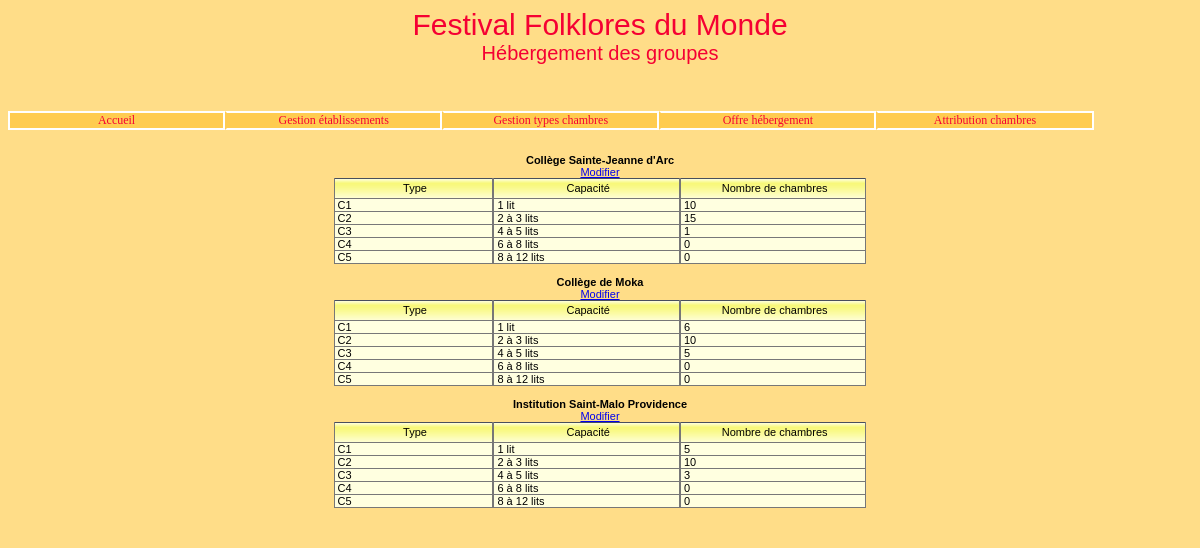
The page /index.php?uc=offreHeberge on the database its author committed.
### tables this page shows
CREATE TABLE IF NOT EXISTS `etablissement` (
  `id` char(8) NOT NULL,
  `nom` varchar(45) NOT NULL,
  `adresseRue` varchar(45) NOT NULL,
  `codePostal` char(5) NOT NULL,
  `ville` varchar(35) NOT NULL,
  `tel` varchar(13) NOT NULL,
  `adresseElectronique` varchar(70) DEFAULT NULL,
  `type` tinyint(4) NOT NULL,
  `civiliteResponsable` varchar(12) NOT NULL,
  `nomResponsable` varchar(25) NOT NULL,
  `prenomResponsable` varchar(25) DEFAULT NULL,
  PRIMARY KEY (`id`)
);

CREATE TABLE IF NOT EXISTS `typechambre` (
  `id` char(2) NOT NULL,
  `libelle` varchar(15) NOT NULL,
  PRIMARY KEY (`id`)
);

CREATE TABLE IF NOT EXISTS `offre` (
  `idEtab` char(8) NOT NULL,
  `idTypeChambre` char(2) NOT NULL,
  `nombreChambres` int(11) NOT NULL,
  PRIMARY KEY (`idEtab`,`idTypeChambre`),
  KEY `idTypeChambre` (`idTypeChambre`)
);

### modele/class.pdofestival.inc.php (called while the page is built, shortened)
<?php
class PdoFestival
{
    private static $serveur = 'mysql:host=localhost';
    private static $bdd = 'dbname=festival';
    private static $user = 'festival';
    private static $mdp = 'secret';
    private static $monPdo;
    private static $monPdoFestival = null;
    private function __construct()
    {
        PdoFestival::$monPdo = new PDO(
            PdoFestival::$serveur . ';' . PdoFestival::$bdd,
            PdoFestival::$user,
            PdoFestival::$mdp
        );
        PdoFestival::$monPdo->query('SET CHARACTER SET utf8');
    }
    public static function getPdoFestival()
    {
        if (PdoFestival::$monPdoFestival == null) {
            PdoFestival::$monPdoFestival = new PdoFestival();
        }
        return PdoFestival::$monPdoFestival;
    }
    public function obtenirReqIdNomEtablissements()
    {
        $requetePrepare = PdoFestival::$monPdo->prepare(
            'SELECT id, nom '
            . 'FROM Etablissement '
            . 'ORDER BY id'
        );
        $requetePrepare->execute();
        return $requetePrepare->fetchAll();
    }
    public function obtenirNbEtab()
    {
        $requetePrepare = PdoFestival::$monPdo->prepare(
            'SELECT COUNT(*) AS nombreEtab FROM Etablissement'
        );
        $requetePrepare->execute();
        return $requetePrepare->fetch(PDO::FETCH_OBJ)->nombreEtab;
    }
    public function obtenirReqTypesChambres()
    {
        $requetePrepare = PdoFestival::$monPdo->prepare(
            'SELECT * FROM TypeChambre'
        );
        $requetePrepare->execute();
        return $requetePrepare->fetchAll();
    }
    public function obtenirNbTypesChambres()
    {
        $requetePrepare = PdoFestival::$monPdo->prepare(
            'SELECT COUNT(*) AS nombreTypesChambres FROM TypeChambre'
        );
        $requetePrepare->execute();
        return $requetePrepare->fetch(PDO::FETCH_OBJ)->nombreTypesChambres;
    }
    public function obtenirNbOffre($idEtab, $idTypeChambre)
    {
        $requetePrepare = PdoFestival::$monPdo->prepare(
            'SELECT nombreChambres '
            . 'FROM Offre '
            . 'WHERE idEtab=:unIdEtab AND idTypeChambre=:unIdTypeChambre'
        );
        $requetePrepare->bindParam(':unIdEtab', $idEtab, PDO::PARAM_STR);
        $requetePrepare->bindParam(':unIdTypeChambre', $idTypeChambre, PDO::PARAM_STR);
        $requetePrepare->execute();
        $res = $requetePrepare->fetch(PDO::FETCH_OBJ);
        return ($res) ? $res->nombreChambres : 0;
    }
}

### vues/OffreHebergement/v_ConsulterOffreHebergement.php (the view, shortened to what this page needs)
<?php
if ($nbEtab != 0 && $nbTypesChambres != 0) {
    foreach ($lesEtabs as $unEtab) {
        $idEtab = $unEtab['id'];
        $nom = $unEtab['nom'];
        ?>
        <strong><?= $nom ?></strong><br>
        <a href='?uc=offreHeberge&action=demanderModifierOffre&idEtab=<?= $idEtab ?>'>Modifier</a>
        <table width='45%' cellspacing='0' cellpadding='0' class='tabQuadrille'>
            <tr class='enTeteTabQuad'>
                <td width='30%'>Type</td>
                <td width='35%'>Capacité</td>
                <td width='35%'>Nombre de chambres</td>
            </tr>
            <?php
            $lesTypesChambres = $pdo->obtenirReqTypesChambres();
            foreach ($lesTypesChambres as $unTypeChambre) {
                $idTypeChambre = $unTypeChambre['id'];
                $libelle = $unTypeChambre['libelle'];
                ?>
                <tr class='ligneTabQuad'>
                    <td><?= $idTypeChambre ?></td>
                    <td><?= $libelle ?></td>
                    <?php
                    $nbOffre = $pdo->obtenirNbOffre($idEtab, $idTypeChambre);
                    ?>
                    <td><?= $nbOffre ?></td>
                </tr>
                <?php
            }
            ?>
        </table><br>
        <?php
    }
}

### vues/v_debut.inc.php (shortened to what this page needs)
<!DOCTYPE HTML PUBLIC "-//W3C//DTD HTML 4.01 Transitional//EN"
    "http://www.w3.org/TR/html4/loose.dtd">
<html lang="fr">
    <head>
        <link href="css/cssGeneral.css" rel="stylesheet" type="text/css">
        <link href="css/cssOnglets.css" rel="stylesheet" type="text/css">
    </head>
    <body class='basePage'>
        <table width="100%" cellpadding="0" cellspacing="0">
            <tr>
                <td class="titre">Festival Folklores du Monde <br>
                    <span id="texteNiveau2" class="texteNiveau2">H&eacute;bergement des groupes</span><br>&nbsp;
                </td>
            </tr>
            <tr>
                <td>
                    <?php include('includes/onglets.inc.php'); ?>
                    <div id='barreMenus'>
                        <ul class='menus'>
                            <?php construireMenu('Accueil', 'index.php', 1); ?>
                            <?php construireMenu('Gestion établissements', 'index.php?uc=gestEtabs', 2); ?>
                        </ul>
                    </div>
                </td>
            </tr>
            <tr>
                <td class="basePage">
                    <br><center><br>

### includes/onglets.inc.php
<?php
function construireMenu($nom, $adr, $i)
{
    $url = filter_input(INPUT_SERVER, 'PHP_SELF', FILTER_SANITIZE_URL);
    $queryString = filter_input(INPUT_SERVER, 'QUERY_STRING', FILTER_SANITIZE_STRING);
    if ($queryString !== '') {
        $pageActuelle = substr($url, strrpos($url, '/') + 1) . '?' . $queryString;
    } else {
        $pageActuelle = substr($url, strrpos($url, '/') + 1);
    }
    if ($pageActuelle === $adr) {
        if ($i === 1) {
            echo '<li class="ongletOuvertPrem">' . $nom . '</li>';
        } else {
            echo '<li class="ongletOuvert">' . $nom . '</li>';
        }
    } else {
        if ($i === 1) {
            echo '<li class="ongletPrem"><a href="' . $adr . '">' . $nom . '</a></li>';
        } else {
            echo '<li class="onglet"><a href="' . $adr . '">' . $nom . '</a></li>';
        }
    }
}

### index.php (shortened to what this page needs)
<?php
require_once 'modele/class.pdofestival.inc.php';
$pdo = PdoFestival::getPdoFestival();
require 'vues/v_debut.inc.php';
$uc = filter_input(INPUT_GET, 'uc', FILTER_SANITIZE_STRING);
switch ($uc) {
    case 'offreHeberge':
        include './controleurs/c_OffreHebergement.php';
        break;
}
require 'vues/v_fin.inc.php';

### controleurs/c_OffreHebergement.php (shortened to what this page needs)
<?php
$action = filter_input(INPUT_GET, 'action', FILTER_SANITIZE_STRING);
if (empty($action)) {
    $action = 'initial';
}
switch ($action) {
    case 'initial' :
        $nbEtab = $pdo->obtenirNbEtab();
        $nbTypesChambres = $pdo->obtenirNbTypesChambres();
        $lesEtabs = $pdo->obtenirReqIdNomEtablissements();
        include 'vues/OffreHebergement/v_ConsulterOffreHebergement.php';
        break;
}

### vues/v_fin.inc.php (shortened to what this page needs)
                    </center>
                </td>
            </tr>
        </table>
    </body>
</html>

### css/cssGeneral.css (style rules this page uses)
.basePage { background-color:#FFDD88; color:black; font:11px Arial, Helvetica, sans-serif; }
.titre { background-color:#FFDD88; color:#F50033; font:30px Arial, Helvetica, sans-serif; text-align:center; }
.texteNiveau2 { font:20px Arial, Helvetica, sans-serif; }
td,tr,div,p { font:11px Arial, Helvetica, sans-serif; }
table.tabQuadrille td { border-bottom:1px solid #777777; border-right:1px solid #777777; border-left:1px solid #777777; border-top:1px #777777; padding-left:3px; }
tr.enTeteTabQuad { background-image:url('../images/xpBarre.jpg'); background-color:#FFFFC0; color:black; height:21px; text-align:center; }
tr.ligneTabQuad { background-color:#FFFFE0; color:black; text-align:left; }

### css/cssOnglets.css (style rules this page uses)
.menus { font:12px "Comic Sans MS", "Times New Roman", Times, serif; list-style-type:none; margin-left:-40px; text-align:center; }
.menus li { background-color:#FFDD88; color:#F50033; float:left; margin:0px 0px 0px 0px; border:solid 2px white; width:18%; height:5%; }
.menus .ongletPrem { background-color:#FFCC50; color:#F50033; margin:0px 0px 0px 0px; }
.menus .ongletPrem a { background-color:#FFCC50; color:#F50033; text-decoration:none; }
.menus .onglet { background-color:#FFCC50; color:#F50033; margin:0px 0px 0px 0px; border-left:solid 2px #FFCC50; }
.menus .onglet a { background-color:#FFCC50; color:#F50033; text-decoration:none; }

### rows shown on the page
etablissement: nom "Collège Sainte-Jeanne d'Arc", id.nombreChambres "10", id.nombreChambres "15", id.nombreChambres "1"
typechambre: id "C1", libelle "1 lit"
typechambre: id "C2", libelle "2 à 3 lits"
typechambre: id "C3", libelle "4 à 5 lits"
typechambre: id "C4", libelle "6 à 8 lits", nbOffre "0"
typechambre: id "C5", libelle "8 à 12 lits", nbOffre "0"
etablissement: nom "Collège de Moka", id.nombreChambres "6", id.nombreChambres "10", id.nombreChambres "5"
etablissement: nom "Institution Saint-Malo Providence", id.nombreChambres "5", id.nombreChambres "10", id.nombreChambres "3"

### other values the page prints
$nom "Accueil"
$nom "Gestion établissements Gestion types chambres Offre hébergement Attribution chambres"
